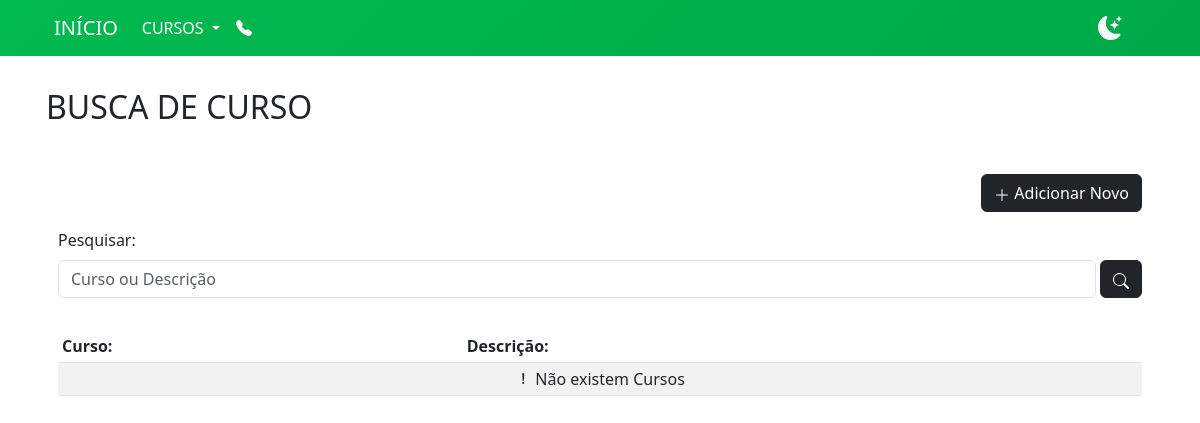
The app's page /curso/busca/ (signed in), older data.
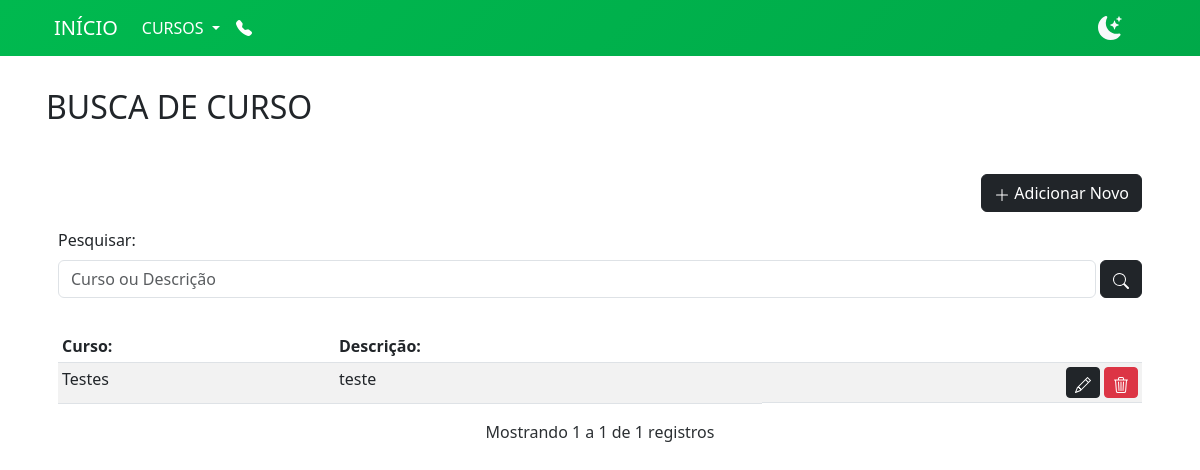
The same page, newer data.
### curso/models.py (models this page shows, shortened)
class Curso(models.Model):
    data = models.DateTimeField(auto_now_add=True, verbose_name=_('Data'))
    curso = models.CharField(max_length=200, verbose_name=_('Nome do Curso'))
    cor_botao = models.CharField(max_length=10, verbose_name=_('Cor Botões'), default="#0B5ED7")
    cor_texto = models.CharField(max_length=10, verbose_name=_('Cor Textos'), default="#fff")
    descricao = models.TextField(max_length=2000, verbose_name=_('Descrição'), null=True, blank=True)

### curso/views.py (the view)
# urls.py: path('curso/busca/', CursoSearch.as_view(), name='CursoBusca'),
class CursoSearch(LoginRequiredMixin, ListView):
    paginate_by = 20
    model = Curso
    template_name = 'curso/forms/busca.html'
    def get_queryset(self):
        queryset = super().get_queryset()
        query = self.request.GET.get('q')
        if query:
            queryset = queryset.filter(
                Q(curso__icontains=query) | Q(descricao__icontains=query)
            )
        return queryset

### curso/templates/curso/forms/busca.html (shortened to what this page needs)
{% extends 'base.html' %}
{% block pagina %}
<h2 class="mt-3 mb-5">BUSCA DE CURSO</h2>
<div class="container">
    <div class="d-flex justify-content-end my-3">
        <a href="{% url 'CursoAdded' %}" class="btn btn-dark">
            <svg xmlns="http://www.w3.org/2000/svg" width="16" height="16" fill="currentColor" class="bi bi-plus-lg" viewBox="0 0 16 16">
                <path fill-rule="evenodd" d="M8 2a.5.5 0 0 1 .5.5v5h5a.5.5 0 0 1 0 1h-5v5a.5.5 0 0 1-1 0v-5h-5a.5.5 0 0 1 0-1h5v-5A.5.5 0 0 1 8 2Z"/>
            </svg>
            Adicionar Novo
        </a>
    </div>
    <form method="get">
        <div class="row mb-3">
            <label for="busca" class="form-label">Pesquisar:</label>
            <div class="d-flex align-items-end" id="busca">
                <input type="text" name="q" value="{{ request.GET.q }}" placeholder="Curso ou Descrição "
                    class="form-control me-1">
                <button type="submit" title="Pesquisar Registros" class="btn btn-dark">
                </button>
            </div>
        </div>
    </form>
    <div class="table-responsive">
        <table class="table table-striped table-sm mt-3">
            <thead>
                <tr>
                    <th scope="col">Curso:</th>
                    <th scope="col">Descrição:</th>
                    <th scope="col"></th>
                </tr>
            </thead>
            <tbody>
                {% for item in object_list %}
                <tr>
                    <td>{{item.curso}}</td>
                    <td>{{item.descricao}}</td>
                    <td class="d-flex justify-content-end">
                        <div>
                        <a href="{% url 'CursoEdit' item.pk %}" title="Editar Registro" class="btn btn-dark btn-sm">
                        </a>
                        <button title="Apagar Registro" class="btn btn-danger btn-sm"  data-bs-toggle="modal" data-bs-target="#delete-{{item.pk}}">
                        </button>
                    </div>
                    </td>
                </tr>
                {% empty %}
                <tr>
                    <td colspan="5" class="text-center">
                        <i class="bi bi-exclamation-lg"></i>
                        Não existem Cursos
                    </td>
                </tr>
                {% endfor %}
            </tbody>
        </table>
    </div>
</div>
{% include "paginacao.html" %}
{% endblock %}

Row changes from the older to the newer data that the page shows:
added Curso: curso "Testes", descricao "teste"
Text that changed along with them:
{{ page_obj.start_index }}: (not shown) → "1"
{{ page_obj.end_index }}: (not shown) → "1"
{{ page_obj.paginator.count }}: (not shown) → "1"
text no longer shown: "Não existem Cursos"
text now shown: "Mostrando a de registros"
